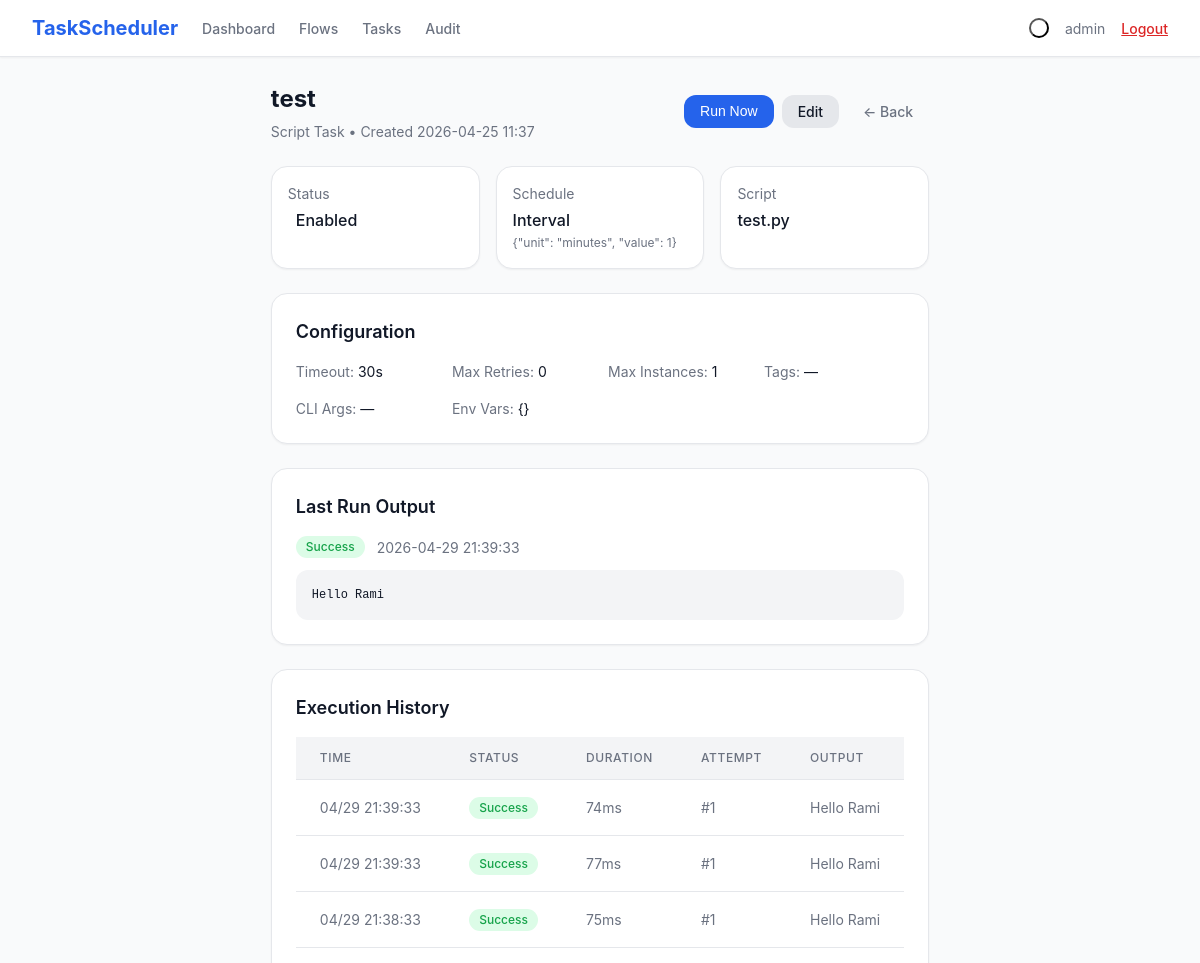
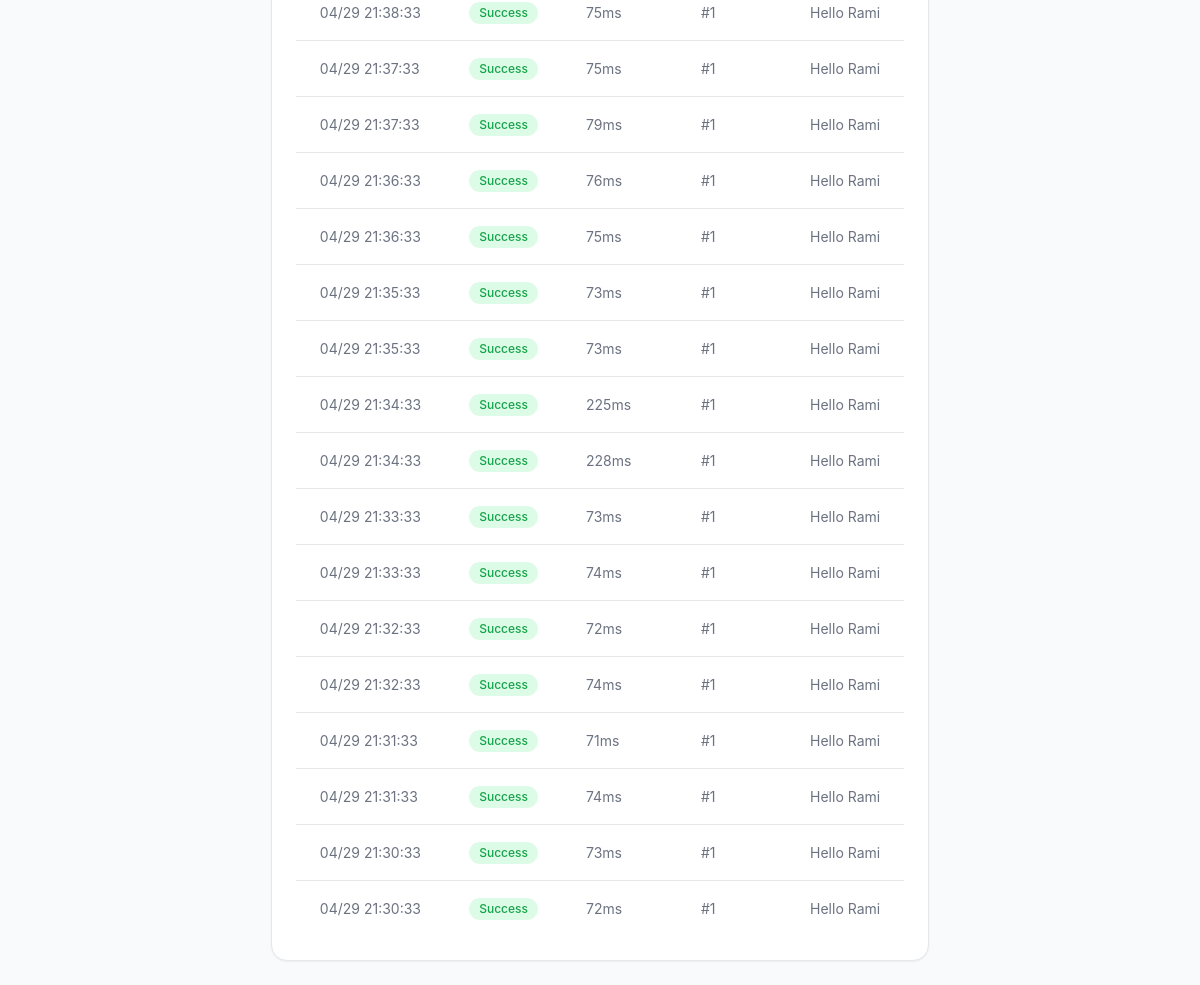
/task/2 (signed in), run on the app's committed database (2 pictures, top to bottom).
### models.py (models this page shows, shortened)
class Task(db.Model):
    __tablename__ = 'tasks'
    id = db.Column(db.Integer, primary_key=True)
    name = db.Column(db.String(200), nullable=False)
    script_path = db.Column(db.String(500), nullable=True)
    schedule_type = db.Column(db.String(50), nullable=False)
    schedule_config = db.Column(db.Text, default='{}')
    enabled = db.Column(db.Boolean, default=True)
    timeout_seconds = db.Column(db.Integer, default=30)
    env_vars = db.Column(db.Text, default='{}')
    cli_args = db.Column(db.Text, default='')
    tags = db.Column(db.String(500), default='')
    max_retries = db.Column(db.Integer, default=0)
    max_instances = db.Column(db.Integer, default=1)
    last_run_time = db.Column(db.DateTime, nullable=True)
    last_run_status = db.Column(db.String(20), nullable=True)
    last_run_output = db.Column(db.Text, nullable=True)
    next_run_time = db.Column(db.DateTime, nullable=True)
    created_at = db.Column(db.DateTime, default=datetime.utcnow)
    updated_at = db.Column(db.DateTime, default=datetime.utcnow, onupdate=datetime.utcnow)
    def get_schedule_config(self):
        return json.loads(self.schedule_config) if self.schedule_config else {}
    def get_env_vars(self):
        return json.loads(self.env_vars) if self.env_vars else {}

class ExecutionLog(db.Model):
    __tablename__ = 'execution_logs'
    id = db.Column(db.Integer, primary_key=True)
    task_id = db.Column(db.Integer, db.ForeignKey('tasks.id'), nullable=True)
    flow_id = db.Column(db.Integer, db.ForeignKey('flows.id'), nullable=True)
    run_time = db.Column(db.DateTime, default=datetime.utcnow)
    status = db.Column(db.String(20), nullable=False)
    output = db.Column(db.Text, nullable=True)
    duration_ms = db.Column(db.Integer, nullable=True)
    attempt_number = db.Column(db.Integer, default=1)
    created_at = db.Column(db.DateTime, default=datetime.utcnow)

### app.py (the view)
@app.route('/task/<int:id>')
@login_required
def task_detail(id):
    task = Task.query.get_or_404(id)
    logs = ExecutionLog.query.filter_by(task_id=id).order_by(ExecutionLog.run_time.desc()).limit(20).all()
    return render_template('task_detail.html', task=task, logs=logs)

### app.py (called while the page is built)
def login_required(f):
    @wraps(f)
    def decorated_function(*args, **kwargs):
        if 'user_id' not in session:
            if request.is_json or request.path.startswith('/api/'):
                return jsonify({'error': 'Unauthorized'}), 401
            return redirect(url_for('login'))
        return f(*args, **kwargs)
    return decorated_function

### templates/task_detail.html (shortened to what this page needs)
{% extends "base.html" %}
{% block content %}
<div class="max-w-5xl mx-auto space-y-6">
    <div class="flex items-center justify-between">
        <div>
            <h1 class="text-2xl font-bold text-body">{{ task.name }}</h1>
            <p class="text-sm text-muted mt-1">Script Task &bull; Created {{ task.created_at.strftime('%Y-%m-%d %H:%M') }}</p>
        </div>
        <div class="flex gap-2">
            <form method="POST" action="{{ url_for('task_run', id=task.id) }}" class="inline">
                <button type="submit" class="btn btn-primary">Run Now</button>
            </form>
            <a href="{{ url_for('task_edit', id=task.id) }}" class="btn btn-secondary">Edit</a>
            <a href="{{ url_for('tasks_list') }}" class="btn btn-ghost">&larr; Back</a>
        </div>
    </div>
    <div class="grid grid-2 md-grid-3 gap-4">
        <div class="card p-4">
            <div class="text-sm text-muted">Status</div>
            <div class="flex items-center gap-2 mt-1">
                <span class="font-medium text-body">{{ 'Enabled' if task.enabled else 'Disabled' }}</span>
            </div>
        </div>
        <div class="card p-4">
            <div class="text-sm text-muted">Schedule</div>
            <div class="font-medium text-body mt-1">{{ task.schedule_type|title }}</div>
            <div class="text-xs text-muted mt-0-5">{{ task.get_schedule_config()|tojson }}</div>
        </div>
        <div class="card p-4">
            <div class="text-sm text-muted">Script</div>
            <div class="font-medium text-body mt-1">{{ task.script_path or 'No script' }}</div>
        </div>
    </div>
    <div class="card p-6">
        <h3 class="text-lg font-semibold text-body mb-4">Configuration</h3>
        <div class="grid grid-2 md-grid-4 gap-4 text-sm">
            <div><span class="text-muted">Timeout:</span> <span class="text-body">{{ task.timeout_seconds }}s</span></div>
            <div><span class="text-muted">Max Retries:</span> <span class="text-body">{{ task.max_retries }}</span></div>
            <div><span class="text-muted">Max Instances:</span> <span class="text-body">{{ task.max_instances }}</span></div>
            <div><span class="text-muted">Tags:</span> <span class="text-body">{{ task.tags or '—' }}</span></div>
            <div><span class="text-muted">CLI Args:</span> <span class="text-body">{{ task.cli_args or '—' }}</span></div>
            <div class="col-span-2"><span class="text-muted">Env Vars:</span> <span class="text-body">{{ task.get_env_vars()|tojson }}</span></div>
        </div>
    </div>
    {% if task.last_run_output %}
    <div class="card p-6">
        <h3 class="text-lg font-semibold text-body mb-4">Last Run Output</h3>
        <div class="flex items-center gap-3 mb-3">
            <span class="badge {% if task.last_run_status == 'success' %}badge-green{% else %}badge-red{% endif %}">{{ task.last_run_status|title }}</span>
            <span class="text-sm text-muted">{{ task.last_run_time.strftime('%Y-%m-%d %H:%M:%S') if task.last_run_time }}</span>
        </div>
        <pre class="bg-gray-100 dark:bg-gray-900 p-4 rounded-lg text-xs font-mono text-body overflow-auto max-h-96">{{ task.last_run_output }}</pre>
    </div>
    {% endif %}
    <div class="card p-6">
        <h3 class="text-lg font-semibold text-body mb-4">Execution History</h3>
        {% if logs %}
        <div class="table-wrap">
            <table>
                <thead><tr><th>Time</th><th>Status</th><th>Duration</th><th>Attempt</th><th>Output</th></tr></thead>
                <tbody>
                    {% for log in logs %}
                    <tr>
                        <td class="text-muted whitespace-nowrap">{{ log.run_time.strftime('%m/%d %H:%M:%S') }}</td>
                        <td><span class="badge {% if log.status == 'success' %}badge-green{% else %}badge-red{% endif %}">{{ log.status|title }}</span></td>
                        <td class="text-muted">{{ log.duration_ms }}ms</td>
                        <td class="text-muted">#{{ log.attempt_number }}</td>
                        <td class="text-muted max-w-md truncate">{{ log.output or '—' }}</td>
                    </tr>
                    {% endfor %}
                </tbody>
            </table>
        </div>
        {% else %}
        <p class="text-light text-sm">No execution history yet.</p>
        {% endif %}
    </div>
</div>
{% endblock %}

### static/css/style.css (style rules this page uses)
:root { --bg-body: #f9fafb; --bg-card: #ffffff; --bg-nav: #ffffff; --bg-sidebar: #f3f4f6; --bg-input: #ffffff; --bg-code: #f3f4f6; --bg-hover: #f9fafb; --bg-badge-green: #dcfce7; --bg-badge-red: #fee2e2; --bg-badge-blue: #dbeafe; --bg-badge-amber: #fef3c7; --bg-badge-purple: #f3e8ff; --bg-badge-gray: #f3f4f6; --bg-primary-50: #eff6ff; --bg-primary-100: #dbeafe; --bg-primary-600: #2563eb; --bg-primary-700: #1d4ed8; --bg-green-600: #16a34a; --bg-green-700: #15803d; --bg-gray-100: #f3f4f6; --bg-gray-200: #e5e7eb; --bg-gray-600: #4b5563; --bg-gray-700: #374151; --bg-gray-800: #1f2937; --bg-gray-900: #111827; --bg-red-100: #fee2e2; --bg-red-500: #ef4444; --bg-red-600: #dc2626; --text-body: #111827; --text-muted: #6b7280; --text-light: #9ca3af; --text-primary: #2563eb; --text-green: #16a34a; --text-red: #dc2626; --text-purple: #9333ea; --text-amber: #92400e; --text-blue: #1e40af; --border-color: #e5e7eb; --border-dark: #d1d5db; --shadow-sm: 0 1px 2px 0 rgba(0,0,0,0.05); --shadow: 0 1px 3px 0 rgba(0,0,0,0.1), 0 1px 2px -1px rgba(0,0,0,0.1); --shadow-lg: 0 10px 15px -3px rgba(0,0,0,0.1), 0 4px 6px -4px rgba(0,0,0,0.1); --shadow-xl: 0 20px 25px -5px rgba(0,0,0,0.1), 0 8px 10px -6px rgba(0,0,0,0.1); --radius-sm: 0.375rem; --radius: 0.5rem; --radius-lg: 0.75rem; --radius-xl: 1rem; --radius-full: 9999px; }
* { box-sizing: border-box; margin: 0; padding: 0; }
html, body { height: 100%; }
body { font-family: -apple-system, BlinkMacSystemFont, 'Segoe UI', Roboto, sans-serif; background: var(--bg-body); color: var(--text-body); line-height: 1.5; -webkit-font-smoothing: antialiased; }
.page { min-height: 100vh; display: flex; flex-direction: column; }
.flex { display: flex; }
.items-center { align-items: center; }
.justify-between { justify-content: space-between; }
.gap-2 { gap: 0.5rem; }
.gap-3 { gap: 0.75rem; }
.gap-4 { gap: 1rem; }
.grid { display: grid; }
.grid-2 { grid-template-columns: repeat(2, 1fr); }
@media (min-width: 768px) { .md-grid-3 { grid-template-columns: repeat(3, 1fr); } }
@media (min-width: 768px) { .md-grid-4 { grid-template-columns: repeat(4, 1fr); } }
.mb-3 { margin-bottom: 0.75rem; }
.mb-4 { margin-bottom: 1rem; }
.mt-0-5 { margin-top: 0.125rem; }
.mt-1 { margin-top: 0.25rem; }
.mx-auto { margin-left: auto; margin-right: auto; }
.p-4 { padding: 1rem; }
.p-6 { padding: 1.5rem; }
.space-y-6 > * + * { margin-top: 1.5rem; }
.text-xs { font-size: 0.75rem; }
.text-sm { font-size: 0.875rem; }
.text-lg { font-size: 1.125rem; }
.text-2xl { font-size: 1.5rem; }
.font-medium { font-weight: 500; }
.font-semibold { font-weight: 600; }
.font-bold { font-weight: 700; }
.whitespace-nowrap { white-space: nowrap; }
.truncate { overflow: hidden; text-overflow: ellipsis; white-space: nowrap; }
.font-mono { font-family: ui-monospace, SFMono-Regular, Menlo, Monaco, Consolas, monospace; }
.text-body { color: var(--text-body); }
.text-muted { color: var(--text-muted); }
.bg-gray-100 { background: var(--bg-gray-100); }
.card { background: var(--bg-card); border-radius: var(--radius-xl); box-shadow: var(--shadow-sm); border: 1px solid var(--border-color); }
.btn { display: inline-flex; align-items: center; justify-content: center; gap: 0.5rem; padding: 0.5rem 1rem; border-radius: var(--radius-lg); font-size: 0.875rem; font-weight: 500; border: none; cursor: pointer; text-decoration: none; transition: all 0.15s; line-height: 1.25; }
.btn-primary { background: var(--bg-primary-600); color: #fff; }
.btn-secondary { background: var(--bg-gray-200); color: var(--text-body); }
.btn-ghost { background: transparent; color: var(--text-muted); }
.table-wrap { overflow-x: auto; }
table { width: 100%; border-collapse: collapse; font-size: 0.875rem; }
thead { background: var(--bg-gray-100); }
th { padding: 0.75rem 1.5rem; text-align: left; font-size: 0.75rem; font-weight: 500; text-transform: uppercase; letter-spacing: 0.05em; color: var(--text-muted); }
td { padding: 1rem 1.5rem; border-top: 1px solid var(--border-color); }
.badge { display: inline-flex; align-items: center; padding: 0.125rem 0.625rem; border-radius: var(--radius-full); font-size: 0.75rem; font-weight: 500; }
.badge-green { background: var(--bg-badge-green); color: var(--text-green); }
.inline { display: inline; }
.rounded-lg { border-radius: var(--radius-lg); }
.overflow-auto { overflow: auto; }
.max-w-md { max-width: 28rem; }
.max-w-5xl { max-width: 64rem; }
.max-h-96 { max-height: 24rem; }
.md-grid-3 { grid-template-columns: 1fr; }
.md-grid-4 { grid-template-columns: 1fr; }

### data on the page
Task: name "test", created_at "2026-04-25 11:37", enabled "Enabled", schedule_type "Interval", get_schedule_config|tojson "{\"unit\": \"minutes\", \"value\": 1}", script_path "test.py", timeout_seconds "30", max_retries "0", max_instances "1", tags "—", cli_args "—", get_env_vars|tojson "{}", last_run_status "Success", last_run_time "2026-04-29 21:39:33", last_run_output "Hello Rami"
ExecutionLog: run_time "04/29 21:39:33", status "Success", duration_ms "74", attempt_number "1", output "Hello Rami"
ExecutionLog: run_time "04/29 21:39:33", status "Success", duration_ms "77", attempt_number "1", output "Hello Rami"
ExecutionLog: run_time "04/29 21:38:33", status "Success", duration_ms "75", attempt_number "1", output "Hello Rami"
ExecutionLog: run_time "04/29 21:38:33", status "Success", duration_ms "75", attempt_number "1", output "Hello Rami"
ExecutionLog: run_time "04/29 21:37:33", status "Success", duration_ms "75", attempt_number "1", output "Hello Rami"
ExecutionLog: run_time "04/29 21:37:33", status "Success", duration_ms "79", attempt_number "1", output "Hello Rami"
ExecutionLog: run_time "04/29 21:36:33", status "Success", duration_ms "76", attempt_number "1", output "Hello Rami"
ExecutionLog: run_time "04/29 21:36:33", status "Success", duration_ms "75", attempt_number "1", output "Hello Rami"
ExecutionLog: run_time "04/29 21:35:33", status "Success", duration_ms "73", attempt_number "1", output "Hello Rami"
ExecutionLog: run_time "04/29 21:35:33", status "Success", duration_ms "73", attempt_number "1", output "Hello Rami"
ExecutionLog: run_time "04/29 21:34:33", status "Success", duration_ms "225", attempt_number "1", output "Hello Rami"
ExecutionLog: run_time "04/29 21:34:33", status "Success", duration_ms "228", attempt_number "1", output "Hello Rami"
ExecutionLog: run_time "04/29 21:33:33", status "Success", duration_ms "73", attempt_number "1", output "Hello Rami"
ExecutionLog: run_time "04/29 21:33:33", status "Success", duration_ms "74", attempt_number "1", output "Hello Rami"
ExecutionLog: run_time "04/29 21:32:33", status "Success", duration_ms "72", attempt_number "1", output "Hello Rami"
ExecutionLog: run_time "04/29 21:32:33", status "Success", duration_ms "74", attempt_number "1", output "Hello Rami"
ExecutionLog: run_time "04/29 21:31:33", status "Success", duration_ms "71", attempt_number "1", output "Hello Rami"
ExecutionLog: run_time "04/29 21:31:33", status "Success", duration_ms "74", attempt_number "1", output "Hello Rami"
ExecutionLog: run_time "04/29 21:30:33", status "Success", duration_ms "73", attempt_number "1", output "Hello Rami"
ExecutionLog: run_time "04/29 21:30:33", status "Success", duration_ms "72", attempt_number "1", output "Hello Rami"

### other printed values
{{ session.username }} "admin"
